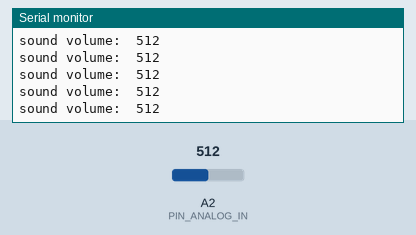
This sketch was run on a simulated Arduino Uno, built with avr-gcc and run on an emulated ATmega328P. On the bench: the last lines printed to the serial monitor. The inputs (shaded band) are chosen by the test bench; at power-on: A2 (PIN_ANALOG_IN) = 512.

Above: at 1.2 s.
1.3 s: A2 (PIN_ANALOG_IN) set to 716
At 1.56 s:
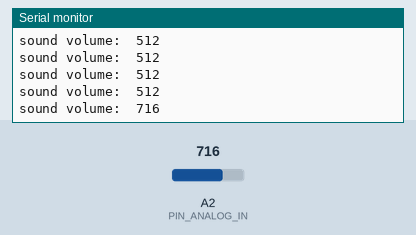
2.8 s: A2 (PIN_ANALOG_IN) set to 900
At 2.96 s:
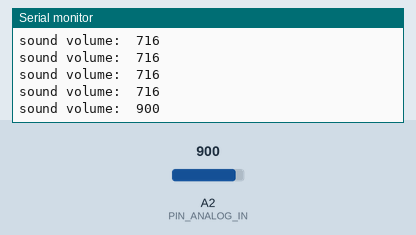
Timing chart, 0 to 5.8 s (numbered marks = the images above; inputs shaded):
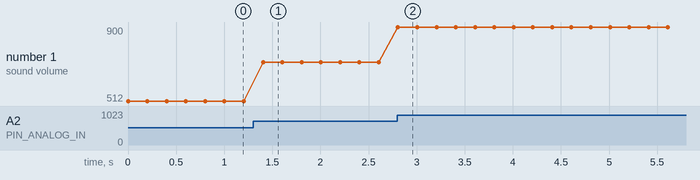

The sketch:

MicroPhone.ino
```cpp
/*
 * 名称   : MicroPhone
 * 功能   : 读取声音传感器的模拟值检测声量
 * 作者   : http://www.keyes-robot.com/
*/
int val = 0;   //设置value为0
int PIN_ANALOG_IN = A2;   //声音传感器的引脚定义为A2

void setup() {
  Serial.begin(9600);   //波特率设置为9600
  pinMode(PIN_ANALOG_IN, INPUT);    //将传感器的引脚设置为输入模式
}

void loop() {
  val = analogRead(PIN_ANALOG_IN);    //读取传感器的模拟信号
  Serial.print("sound volume:  ");    //打印字符串sound volume:
  Serial.println(val);    //打印且显示声音强度的模拟信号
  delay(200);
}
```

Measured:
- after the input at 1.3 s, the serial monitor: prints a new line after 0.10 s (image 1)
- after the input at 2.8 s, the serial monitor: prints a new line at once (image 2)
- plotted number 1: 512 → 716 after the input at 1.3 s, 716 → 900 after the input at 2.8 s
